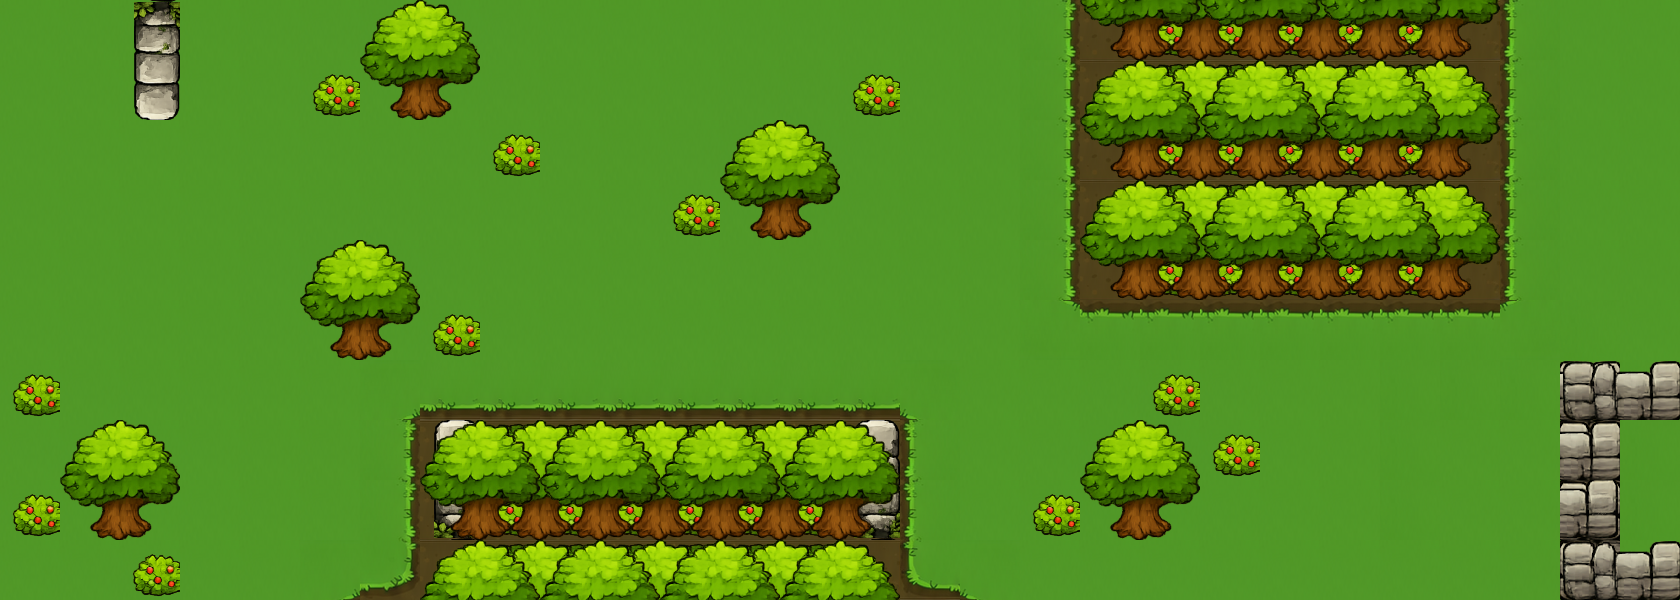

This game map was drawn from its Tiled (.tmx) file and the tilesets committed beside it. A one-line description and the full map source follow:
An orthogonal 28x10 tile map with 60x60 px tiles, 5 tile layers (fondo, fondo_decoracion, fondo_decoracion1, fondo_decoracion2, ...), 3 tilesets and 6 objects (2x teleporte, puerta_placa, portal, placa, donacion).

<map version="1.10" tiledversion="1.12.2" orientation="orthogonal" renderorder="right-down" width="28" height="10" tilewidth="60" tileheight="60" infinite="0" nextlayerid="7" nextobjectid="9">
 <tileset firstgid="1" source="fondo1.tsx" />
 <tileset firstgid="51" source="obstaculos1.tsx" />
 <tileset firstgid="115" source="obstaculos.tsx" />
 <layer id="1" name="fondo" width="28" height="10">
  <data encoding="csv">
28,28,28,28,28,28,28,28,28,28,28,28,28,28,28,28,28,2147483659,6,6,6,6,6,6,6,11,28,28,
28,28,28,28,28,28,28,28,28,28,28,28,28,28,28,28,28,2147483659,6,6,5,5,5,6,6,11,28,28,
28,28,28,28,28,28,28,28,28,28,28,28,28,28,28,28,28,2147483659,6,6,5,5,5,5,6,11,28,28,
28,28,28,28,28,28,28,28,28,28,28,28,28,28,28,28,28,2147483659,6,6,5,6,6,6,6,11,28,28,
28,28,28,28,28,28,28,28,28,28,28,28,28,28,28,28,28,2147483659,6,6,6,6,6,6,6,11,28,28,
28,28,28,28,28,28,28,28,28,28,28,28,28,28,28,28,28,42,1073741846,1073741846,1073741846,1073741846,1073741846,1073741846,1073741846,2147483690,12,28,
28,28,28,28,28,28,1073741866,1073741827,1073741827,1073741827,1073741827,1073741827,1073741827,1073741827,1073741827,3221225514,28,28,28,28,28,28,28,12,12,12,12,12,
28,28,28,28,28,28,2147483659,6,6,6,5,5,5,5,6,11,28,28,28,28,28,28,28,12,28,28,28,12,
28,28,28,28,28,28,2147483659,6,5,5,5,5,5,5,5,11,28,28,28,28,28,28,28,12,28,28,28,12,
28,28,28,28,28,1073741866,2147483669,6,6,6,5,5,5,6,6,1073741825,3221225514,28,28,28,28,28,28,28,28,28,28,28
</data>
 </layer>
 <layer id="4" name="fondo_decoracion" width="28" height="10">
  <data encoding="csv">
0,0,1073741930,0,0,0,0,0,0,0,0,0,0,0,0,0,0,0,0,93,93,93,2147483741,2147483741,0,0,0,0,
0,0,1073741922,0,0,0,0,0,0,0,0,0,0,0,0,0,0,0,0,1073741917,1073741917,1073741917,1073741917,1073741917,0,0,0,0,
0,0,0,0,0,0,0,0,0,0,0,0,0,0,0,0,0,0,0,93,93,2147483741,93,2147483741,0,0,0,0,
0,0,0,0,0,0,0,0,0,0,0,0,0,0,0,0,0,0,0,1073741917,1073741917,1073741917,1073741917,1073741917,0,0,0,0,
0,0,0,0,0,0,0,0,0,0,0,0,0,0,0,0,0,0,0,93,2147483741,93,2147483741,93,0,0,0,0,
0,0,0,0,0,0,0,0,0,0,0,0,0,0,0,0,0,0,0,0,0,0,0,0,0,0,0,0,
0,0,0,0,0,0,0,0,0,0,0,0,0,0,0,0,0,0,0,0,0,0,0,0,0,0,2147483750,0,
0,0,0,0,0,0,0,98,1073741917,1073741917,1073741917,1073741917,1073741917,1073741917,98,0,0,0,0,0,0,0,0,0,0,0,3221225574,0,
0,0,0,0,0,0,0,106,93,93,93,93,93,93,106,0,0,0,0,0,0,0,0,0,0,0,3221225574,0,
0,0,0,0,0,0,0,0,1073741917,1073741917,1073741917,1073741917,1073741917,1073741917,0,0,0,0,0,0,0,0,0,0,0,0,3221225574,0
</data>
 </layer>
 <layer id="5" name="fondo_decoracion1" width="28" height="10">
  <data encoding="csv">
0,0,0,0,0,0,0,0,0,0,0,0,0,0,0,0,0,0,0,107,108,107,108,107,0,0,0,0,
0,0,0,0,0,0,0,0,0,0,0,0,0,0,0,0,0,0,0,99,100,99,100,99,0,0,0,0,
0,0,0,0,0,0,0,0,0,0,0,0,0,0,0,0,0,0,0,107,108,107,108,107,0,0,0,0,
0,0,0,0,0,0,0,0,0,0,0,0,0,0,0,0,0,0,0,99,100,99,100,99,0,0,0,0,
0,0,0,0,0,0,0,0,0,0,0,0,0,0,0,0,0,0,0,107,108,107,108,107,0,0,0,0,
0,0,0,0,0,0,0,0,0,0,0,0,0,0,0,0,0,0,0,0,0,0,0,0,0,0,0,0,
0,0,0,0,0,0,0,0,0,0,0,0,0,0,0,0,0,0,0,0,0,0,0,0,0,0,102,0,
0,0,0,0,0,0,0,0,99,100,99,100,99,100,0,0,0,0,0,0,0,0,0,0,0,0,2147483750,0,
0,0,0,0,0,0,0,0,107,108,107,108,107,108,0,0,0,0,0,0,0,0,0,0,0,0,2147483750,0,
0,0,0,0,0,0,0,0,99,100,99,100,99,100,0,0,0,0,0,0,0,0,0,0,0,0,2147483750,0
</data>
 </layer>
 <layer id="6" name="fondo_decoracion2" width="28" height="10">
  <data encoding="csv">
0,0,0,0,0,0,0,0,0,0,0,0,0,0,0,0,0,0,0,0,0,0,0,0,0,0,0,0,
0,0,0,0,0,0,0,0,0,0,0,0,0,0,0,0,0,0,0,0,0,0,0,0,0,0,0,0,
0,0,0,0,0,0,0,0,0,0,0,0,0,0,0,0,0,0,0,0,0,0,0,0,0,0,0,0,
0,0,0,0,0,0,0,0,0,0,0,0,0,0,0,0,0,0,0,0,0,0,0,0,0,0,0,0,
0,0,0,0,0,0,0,0,0,0,0,0,0,0,0,0,0,0,0,0,0,0,0,0,108,0,0,0,
0,0,0,0,0,0,0,0,0,0,0,0,0,0,0,0,0,0,0,0,0,0,0,0,0,0,0,0,
0,0,0,0,0,0,0,0,0,0,0,0,0,0,0,0,0,0,0,0,0,0,0,0,0,0,0,0,
0,0,0,0,0,0,0,0,0,0,0,0,0,0,0,0,0,0,0,0,0,0,0,0,0,0,102,0,
0,0,0,0,0,0,0,0,0,0,0,0,0,0,0,0,0,0,0,0,0,0,0,0,0,0,102,0,
0,0,0,0,0,0,0,0,0,0,0,0,0,0,0,0,0,0,0,0,0,0,0,0,0,0,0,0
</data>
 </layer>
 <layer id="2" name="obstaculos" width="28" height="10">
  <data encoding="csv">
0,0,0,0,0,0,99,100,0,0,0,0,0,0,0,0,0,0,107,108,107,108,107,108,108,0,0,0,
0,0,0,0,0,93,107,108,0,0,0,0,0,0,93,0,0,0,99,100,99,100,99,100,100,0,0,0,
0,0,0,0,0,0,0,0,93,0,0,0,99,100,0,0,0,0,107,108,107,108,107,108,108,0,0,0,
0,0,0,0,0,0,0,0,0,0,0,93,107,108,0,0,0,0,99,100,99,100,99,100,100,0,0,0,
0,0,0,0,0,99,100,0,0,0,0,0,0,0,0,0,0,0,107,108,107,108,107,108,0,0,0,0,
0,0,0,0,0,107,108,93,0,0,0,0,0,0,0,0,0,0,0,0,0,0,0,0,0,0,0,0,
93,0,0,0,0,0,0,0,0,0,0,0,0,0,0,0,0,0,0,93,0,0,0,0,0,0,101,102,
0,99,100,0,0,0,0,99,100,99,100,99,100,99,100,0,0,0,99,100,93,0,0,0,0,0,0,0,
93,107,108,0,0,0,0,107,108,107,108,107,108,107,108,0,0,93,107,108,0,0,0,0,0,0,114,0,
0,0,93,0,0,0,0,99,100,99,100,99,100,99,100,0,0,0,0,0,0,0,0,0,0,0,101,102
</data>
 </layer>
 <objectgroup id="3" name="objetos">
  <object id="1" name="puerta_placa" x="1590.67" y="457.333" rotation="90">
   <properties>
    <property name="id_puerta" type="int" value="1" />
   </properties>
   <point />
  </object>
  <object id="3" name="teleporte" x="513.333" y="336">
   <properties>
    <property name="id_teleporte" type="int" value="1" />
   </properties>
   <point />
  </object>
  <object id="4" name="portal" x="1646.66" y="461.333">
   <point />
  </object>
  <object id="6" name="teleporte" x="1653.33" y="45.3333">
   <properties>
    <property name="id_teleporte" type="int" value="1" />
   </properties>
   <point />
  </object>
  <object id="7" name="placa" x="267.295" y="566.665">
   <properties>
    <property name="id_puerta" type="int" value="1" />
   </properties>
   <point />
  </object>
  <object id="8" name="donacion" x="1652" y="269.333">
   <properties>
    <property name="tipo" value="comida" />
   </properties>
   <point />
  </object>
 </objectgroup>
</map>
